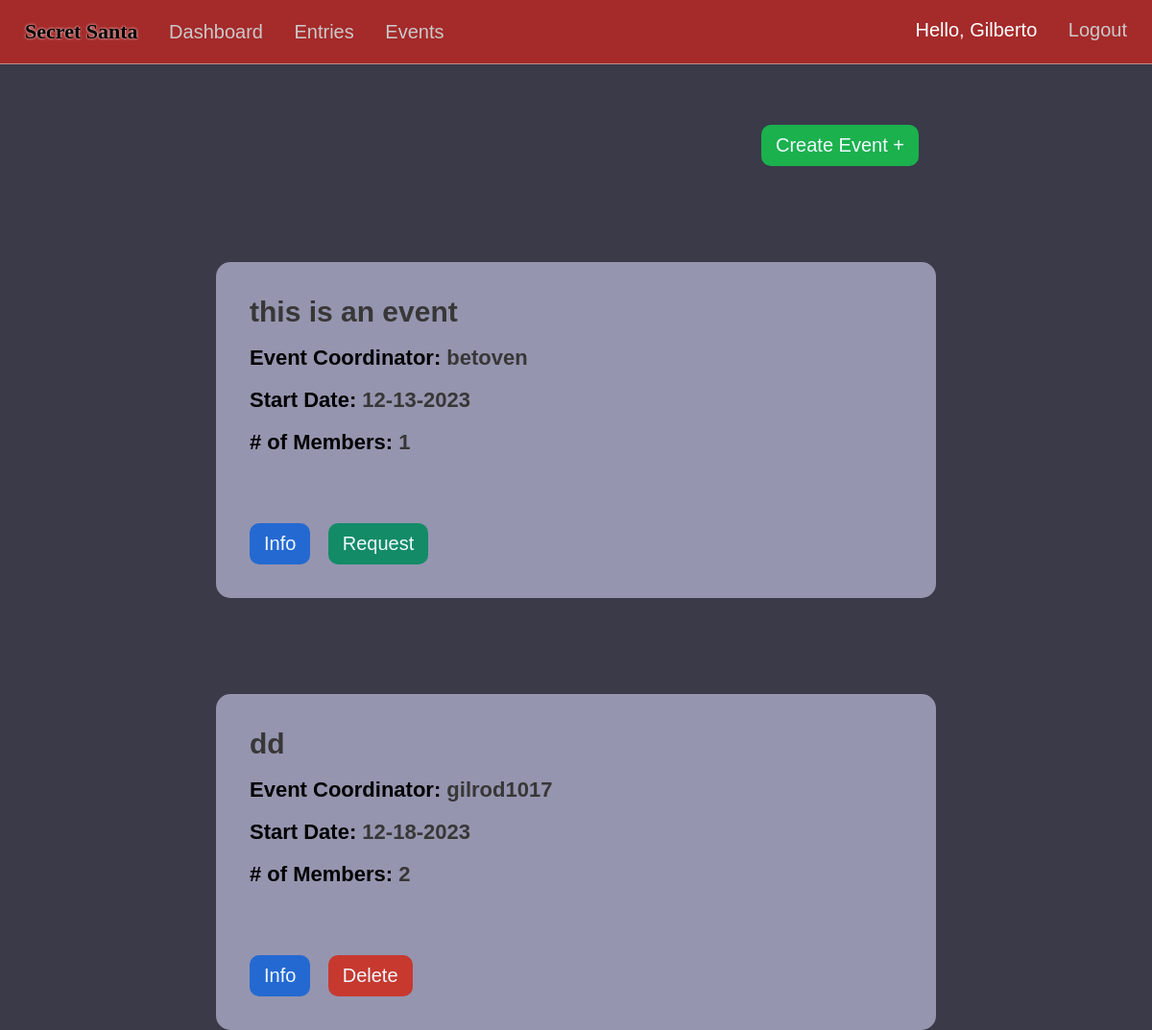
The app's page /events (signed in), older data.
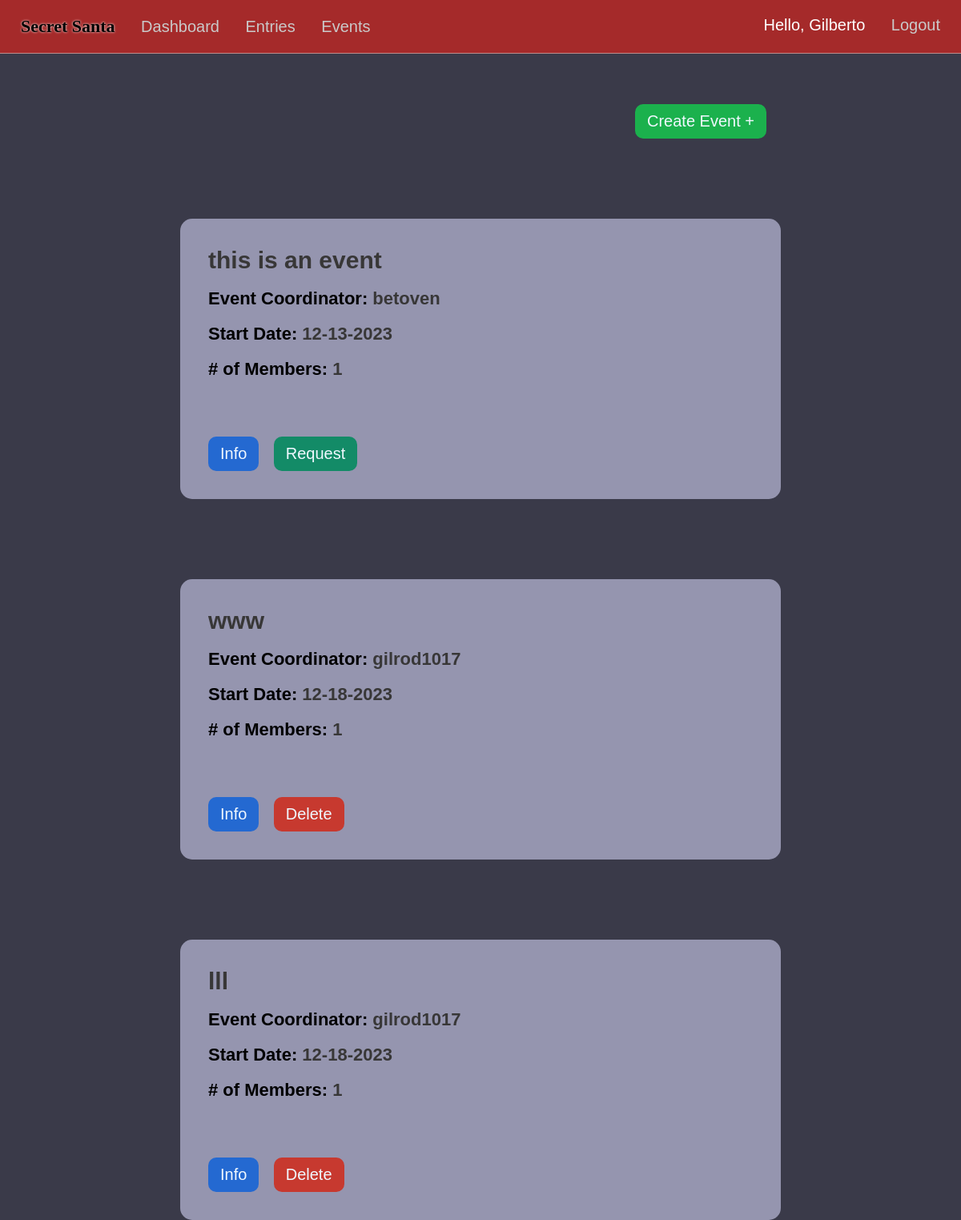
The same page, newer data.
### market/models.py (models this page shows, shortened)
class User(db.Model, UserMixin):
    id = db.Column(db.Integer(), primary_key=True)
    username = db.Column(db.String(length=30), nullable=False, unique=True)
    first_name = db.Column(db.String(length=50), nullable=False)
    last_name = db.Column(db.String(length=50), nullable=False)
    email_address = db.Column(db.String(length=50), nullable=False, unique=True)
    password_hash = db.Column(db.String(length=60), nullable=False)
    budget = db.Column(db.Integer(), nullable=False, default=1000)
    items = db.relationship('Item', backref='owned_user', lazy=True)
    events = db.relationship('Event', backref='coordinator', lazy=True)
    events_attending = db.relationship('EventMembers', backref='attendees', lazy=True, overlaps="event_members")
    @property
    def password(self):
        return self.password_hash

class Event(db.Model):
    event_id = db.Column(db.Integer(), primary_key=True)
    coordinator_id = db.Column(db.Integer(), db.ForeignKey('user.id'), nullable=False)
    event_name = db.Column(db.String(length=75), nullable=False, unique=True)
    event_date = db.Column(db.Date())
    attendees = db.relationship('EventMembers', backref='attended_events', lazy=True)

### market/routes.py (the view)
@app.route("/events")
@login_required
def events_page():
    events=Event.query.all()
    return render_template('events.html', events=events)

### market/models.py (called while the page is built)
@login_manager.user_loader
def load_user(user_id):
    return User.query.get(int(user_id))

### market/templates/events.html (shortened to what this page needs)
{% extends 'base.html' %}
  {% block style %}
  <link rel= "stylesheet" type= "text/css" href= "{{ url_for('static',filename='styles/events.css') }}">
  {% endblock %}
  {% block content %}
  <center>
    {% if events %}
    <div class="create-div">
      <a href="{{url_for('create_event')}}"><button class="create-btn">Create Event +</button></a>
      {% for event in events %}
      <div class="event">
        <div class="titles-div">
          <h1 class="e-title"><span class="event-info event-info-title">{{event.event_name}}</span></h1>
          <h1 class="event-title e-title">Event Coordinator: <span class="event-info">{{event.coordinator.username}}</span></h1>
          <h1 class="event-title e-title">Start Date: <span class="event-info">{{event.event_date.strftime('%m-%d-%Y')}}</span></h1>
          <h1 class="event-title e-title"># of Members: <span class="event-info">{{ event.attendees|length }}</span></h1>
        </div>
        <div class="buttons">
          <a href="{{ url_for('event_info', event_id=event.event_id) }}"><button class="info-btn">Info</button></a>
          {% if current_user.is_authenticated and current_user.id == event.coordinator.id %}
            <a href="{{ url_for('delete_event', event_id=event.event_id) }}"><button class="delete-btn">Delete</button></a>
            {% else %}
              <button class="request-btn">Request</button>
          {% endif %}
        </div>
      </div>
      {% endfor %}
    </div>
    {% else %}
    <a href="{{url_for('create_event')}}"><button class="create-btn">Create Event +</button></a>
    {% endif %}
  </center>
  {% endblock %}

### market/templates/base.html (shortened to what this page needs)
<!DOCTYPE html>
<html lang="en">
<head>
  <link rel= "stylesheet" type= "text/css" href= "{{ url_for('static',filename='styles/main.css') }}">
  {% block style %}
  {% endblock %}
</head>
<body>
  <nav>
    <ul class="top-left-nav">
      <a href="{{ url_for('home_page') }}" ><li class="li-title">
        Secret Santa
      </li></a>
    {% if current_user.is_authenticated %}
      <li>
        <a href="{{ url_for('dashboard_page') }}" class="nav-item">Dashboard</a>
      </li>
      <li>
        <a href="{{ url_for('entries_page') }}" class="nav-item">Entries</a>
      </li>
      <li>
        <a href="{{ url_for('events_page') }}" class="nav-item">Events</a>
      </li>
    {% endif %}
    </ul>
    {% if current_user.is_authenticated %}
    <ul class="top-right-nav">
      <li>
        <p class="nav-name">Hello, {{ current_user.first_name.title() }} </p>
      </li>
      <li>
        <a class="nav-item" href="{{ url_for('logout_page') }}">Logout</a>
      </li>
    </ul>
    {% endif %}
  </nav>
  {% block content %}
  {% endblock %}
</body>
</html>

### market/static/styles/main.css (style rules this page uses)
* { margin: 0px; box-sizing: border-box; }
body { margin-top: 66px; font-family: Arial, Helvetica, sans-serif; background-color: rgb(58, 58, 73); color: white; padding: 0px 10px; }
nav { display: flex; justify-content: space-between; background-color: brown; padding: 20px 20px; position: fixed; right: 0px; left: 0px; top:0px; z-index: 1000; color: black; font-family:'Gill Sans', 'Gill Sans MT', Calibri, 'Trebuchet MS', sans-serif; font-size: 20px; border-bottom: 1px solid rgba(209, 208, 208, 0.589); }
.li-title { font-weight: bolder; font-size: 22px; font-family: 'Grinched'; text-shadow: 0px 0px 3px white; }
.top-left-nav { list-style: none; padding: 0px; display: inline-block; }
.top-left-nav li,.top-right-nav li { display: inline-block; margin-right: 6px; margin-left: 6px; }
.top-right-nav { list-style: none; padding: 0px; display: inline-block; }
.nav-item { text-decoration: none; color: rgb(202, 201, 201); margin-left: 15px; }
.nav-name { text-decoration: none; color: rgb(255, 255, 255); }
a { text-decoration: none; color: Black; }

### market/static/styles/events.css (style rules this page uses)
body { padding-left: 0px; padding-right:0px; }
.event { background-color: rgb(149, 149, 175); min-height: 350px; max-width: 750px; margin-top: 100px; border-radius: 15px; text-align: left; padding:35px; font-size: 12px; display: flex; flex-direction:column; justify-content:space-between; margin-left: 10px; margin-right: 10px; }
.event-title { margin-top: 18px; }
.event-info-title { font-size: 30px; }
.e-title { font-size: 22px; color: rgb(0, 0, 0); font-family: 'Gill Sans', 'Gill Sans MT', Calibri, 'Trebuchet MS', sans-serif; }
.titles-div { display: inline-block; }
.event-info { color: rgb(56, 55, 55); }
.request-btn { cursor: pointer; background-color: rgb(19, 139, 103); border: none; color: aliceblue; padding: 10px 15px; border-radius: 10px; font-size: 20px; font-family: 'Gill Sans', 'Gill Sans MT', Calibri, 'Trebuchet MS', sans-serif; margin-right: 15px; }
.delete-btn { cursor: pointer; background-color: rgb(199, 57, 47); border: none; color: aliceblue; padding: 10px 15px; border-radius: 10px; font-size: 20px; font-family: 'Gill Sans', 'Gill Sans MT', Calibri, 'Trebuchet MS', sans-serif; }
.info-btn { cursor: pointer; background-color: rgb(36, 105, 209); border: none; color: aliceblue; padding: 10px 15px; border-radius: 10px; font-size: 20px; font-family: 'Gill Sans', 'Gill Sans MT', Calibri, 'Trebuchet MS', sans-serif; margin-right: 15px; }
.create-div { margin-top: 130px; }
.create-btn { cursor: pointer; background-color: rgb(27, 177, 77); border: none; color: aliceblue; padding: 10px 15px; border-radius: 10px; font-size: 20px; margin-left: 550px; font-family: 'Gill Sans', 'Gill Sans MT', Calibri, 'Trebuchet MS', sans-serif; }

Row changes from the older to the newer data that the page shows:
changed Event: event_name "dd" → "www"; attendees|length "2" → "1"
added Event: event_name "lll", coordinator.username "gilrod1017", event_date "12-18-2023", attendees|length "1"
